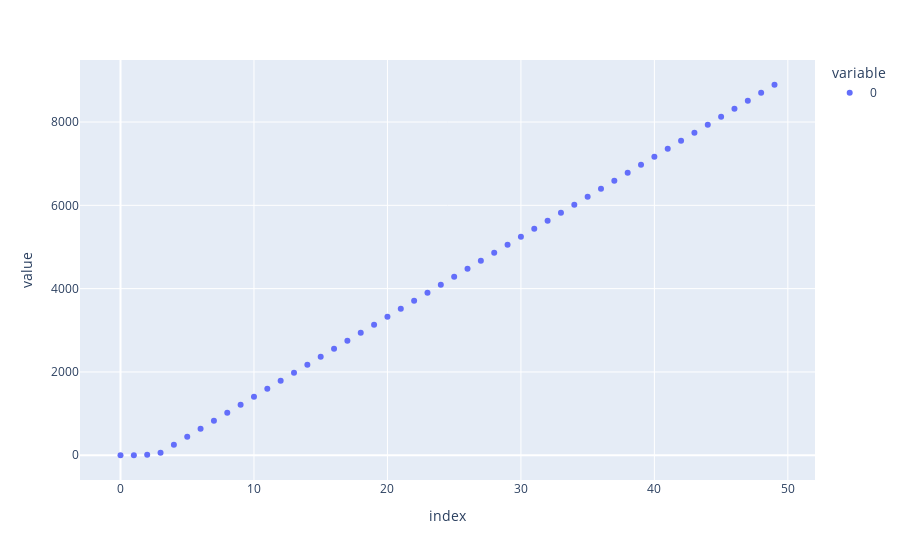

Notebook source saved alongside this figure:
### Code cell
lens = [KLocalPauliBasis(4,i).size for i in range(50)]
px.scatter(lens)

### Figure 1 — Plotly figure (JSON) as saved in the notebook; plotly's stock layout.template omitted (floating-point values rounded to 4 significant figures)
{"data": [{"hovertemplate": "variable=0<br>index=%{x}<br>value=%{y}<extra></extra>", "legendgroup": "0", "marker": {"color": "#636efa", "symbol": "circle"}, "mode": "markers", "name": "0", "orientation": "v", "showlegend": true, "type": "scatter", "x": [0, 1, 2, 3, 4, 5, 6, 7, 8, 9, 10, 11, 12, 13, 14, 15, 16, 17, 18, 19, 20, 21, 22, 23, 24, 25, 26, 27, 28, 29, 30, 31, 32, 33, 34, 35, 36, 37, 38, 39, 40, 41, 42, 43, 44, 45, 46, 47, 48, 49], "xaxis": "x", "y": [0, 3, 15, 63, 255, 447, 639, 831, 1023, 1215, 1407, 1599, 1791, 1983, 2175, 2367, 2559, 2751, 2943, 3135, 3327, 3519, 3711, 3903, 4095, 4287, 4479, 4671, 4863, 5055, 5247, 5439, 5631, 5823, 6015, 6207, 6399, 6591, 6783, 6975, 7167, 7359, 7551, 7743, 7935, 8127, 8319, 8511, 8703, 8895], "yaxis": "y"}], "layout": {"legend": {"title": {"text": "variable"}, "tracegroupgap": 0}, "margin": {"t": 60}, "xaxis": {"anchor": "y", "domain": [0, 1], "title": {"text": "index"}}, "yaxis": {"anchor": "x", "domain": [0, 1], "title": {"text": "value"}}}}
